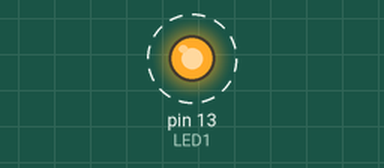
Bench run of a sketch on a simulated Arduino Uno, built with avr-gcc and run on an emulated ATmega328P. On the bench: output pins drawn as LEDs (lit = HIGH). Dashed ring = blinking.

Above: at 0.5 s.
Timing chart, 0 to 4.6 s (numbered marks = the images above):
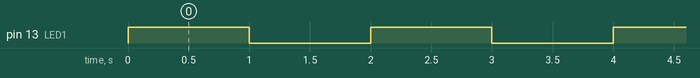

Measured:
- by itself, pin 13 (LED1): alternates HIGH for 1.0 s and LOW for 1.0 s

The sketch:

blink_led.ino
```cpp
// LED1のピン番号を定義
#define LED1 13

void setup(){
    // LED1を出力モードに設定
    pinMode(LED1, OUTPUT);
}

void loop(){
    static int state1 = HIGH; // LEDの初期状態を点灯とする
    state1 = blink(LED1, state1); // LEDの状態を切り替える
    delay(1000); // 1秒待機
}

int blink(int pin, int state){
    digitalWrite(pin, state); // LEDの状態を設定
    return state = HIGH - state; // 現在の状態から逆の状態に変更して返す
}
```
